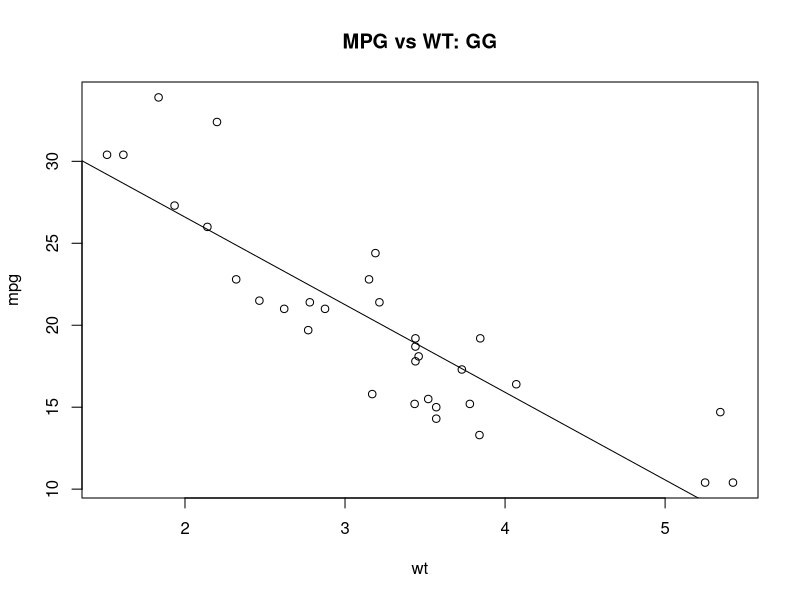

This chart was generated by the following R code:
# Gerardo Graciano
# 100244514
# Math 32
# Professor Yatskar

# Part II

# Analyzing data that was extracted from the 1974 Motor Trend US Magazine, which
# comprises fuel consumption and 10 aspects of automobile design and performance
# for 32 automobiles.

# mtcars dispalys the data that was extracted from the 1974 Motor Trend US
# Magazine.
mtcars

# (a) I believe that the weight of a car and its mpg are inversely proportional,
# 	that is, the more weight a car has, the lower the mpg will be and vice
# 	versa.

# plot(mpg ~ wt, data = mtcars, main = "MPG vs WT: GG") creates a scatter plot
# that compares the weigth of a car and its mpg.
plot(mpg ~ wt, data = mtcars, main = "MPG vs WT: GG")

# (b) The scatter plot does confirm my expectation because as the weigth of a
# 	car increases, its mpg decreases

# lm.r = lm(mpg ~ wt, data = mtcars) produces the line fit parameters for the
# data, mtcars, with respect to a cars weight and its mpg.
lm.r = lm(mpg ~ wt, data = mtcars)

# (c) lm.r dispalys the parameters obtained.

# abline(lm.r) superimposes the liner fit on top of the scatter plot.
abline(lm.r)

# (d) abline(lm.r)

# (e) ------------------------------------------------------------------------

# (f) The car is consistent with the fit.2001 GMC Sonoma SLS, 3.040, 22.0.